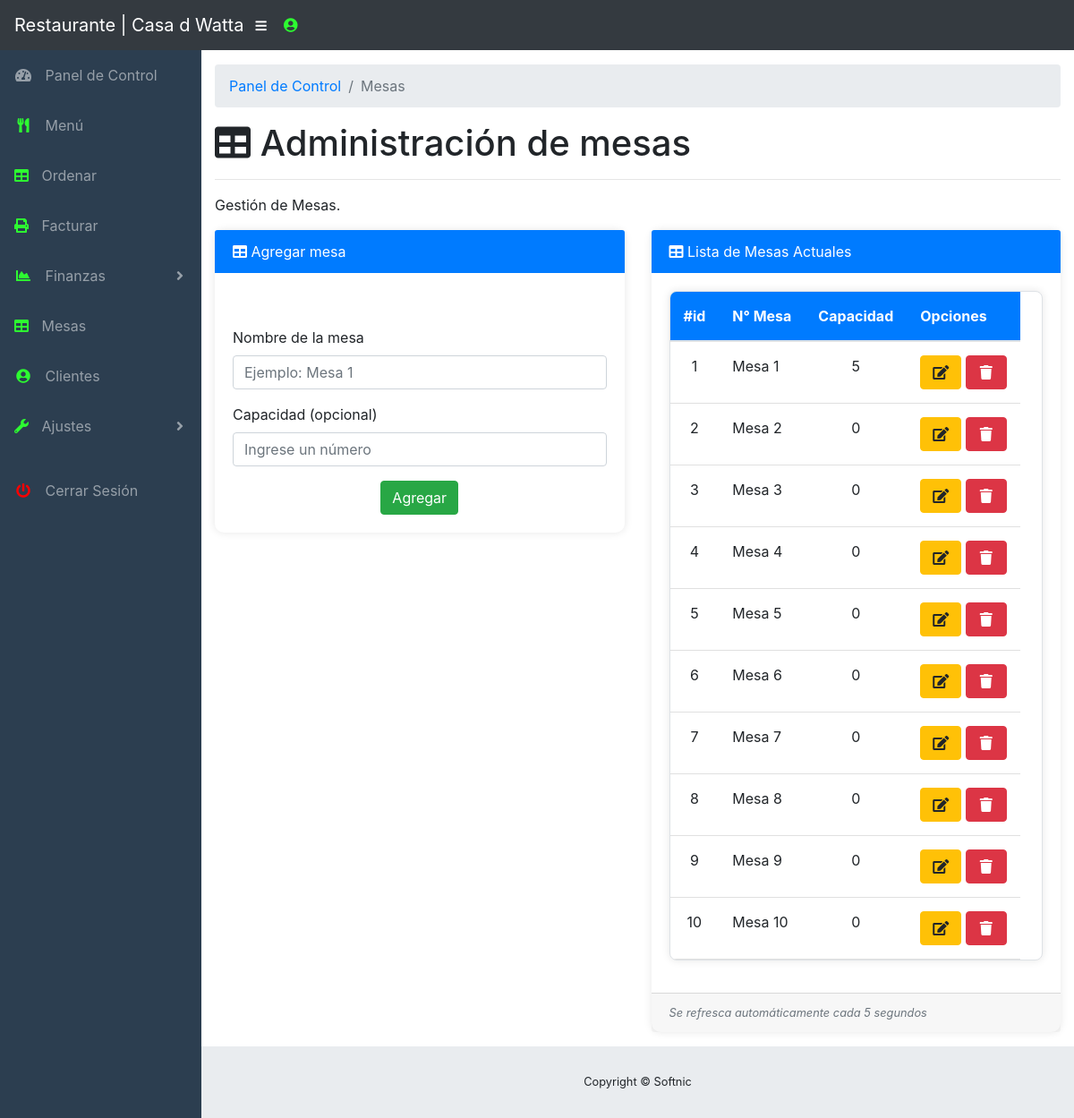
The app's page /admin/tables.php (signed in) with its own data.
### tables this page shows
CREATE TABLE IF NOT EXISTS `tbl_table` (
  `id` int(20) NOT NULL AUTO_INCREMENT,
  `nombre_table` varchar(20) NOT NULL,
  `capacidad` int(10) DEFAULT NULL,
  PRIMARY KEY (`id`)
);

### admin/tables.php (the view, shortened to what this page needs)
<!DOCTYPE html>
<html lang="en">
  <head>
    <link href="vendor/bootstrap/css/bootstrap.min.css" rel="stylesheet">
    <link href="vendor/fontawesome-free/css/all.min.css" rel="stylesheet" type="text/css">
    <link href="vendor/datatables/dataTables.bootstrap4.css" rel="stylesheet">
    <link href="css/sb-admin.css" rel="stylesheet">
        <link href="../css/stylesmac.css" rel="stylesheet">
  </head>
  <body id="page-top">
  <?php
  include_once('../include/navbar.php');?>
    <div id="wrapper">
      <?php
include_once('../include/sidebar.php');
?>
          <ol class="breadcrumb">
            <li class="breadcrumb-item">
              <a href="index.html">Panel de Control</a>
            </li>
            <li class="breadcrumb-item active">Mesas</li>
          </ol>
          <h1><i class="fas fa-table"></i> Administración de mesas</h1>
<hr>
<p>Gestión de Mesas.</p>
<div class="row">
  <div class="col-lg-6">
    <div class="card mb-3">
      <div class="card-header">
      <i class="fas fa-duotone fa-table"></i>
        Agregar mesa
      </div>
      <div class="card-body">
        <form action="addtables.php" method="POST">
          <div class="form-group">
          </div>
          <div class="form-group">
            <label for="nombre_table">Nombre de la mesa</label>
            <input type="text" name="nombre_table" id="nombre_table" class="form-control" placeholder="Ejemplo: Mesa 1" required>
          </div>
          <div class="form-group">
              <label for="capacidad">Capacidad (opcional)</label>
              <input type="number" name="capacidad" id="capacidad" class="form-control" placeholder="Ingrese un número">
            </div>
          <div class="text-center">
            <input class="btn btn-success" type="submit" name="agregar" id="agregar" value="Agregar">
          </div>
        </form>
      </div>
    </div>
  </div>
  <div class="col-lg-6">
    <div class="card mb-3">
      <div class="card-header">
      <i class="fas fa-duotone fa-table"></i>
        Lista de Mesas Actuales
      </div>
      <div class="card-body">
        <table id="tblCurrentOrder" class="table table-responsive table-bordered" width="100%" cellspacing="0">
          <thead class="table-success">
            <tr>
              <th>#id</th>
              <th>N° Mesa</th>
              <th>Capacidad</th>
              <th>Opciones</th>
            </tr>
          </thead>
          <tbody id="tblBodyCurrentOrder">
            <?php
            include("../dbconnection.php");
            $conexion = $connection;
            $consulta = "SELECT * FROM tbl_table";
            $resultado = mysqli_query($conexion, $consulta);
            while ($row = mysqli_fetch_array($resultado)) {
              echo "<tr>";
              echo "<td class='text-center'>" . $row['id'] . "</td>
              <td >" . $row['nombre_table'] . "</td>";
              echo"<td rowspan='' class='text-center'>". $row['capacidad'] . "</td>";
              echo "<td rowspan='' class='text-center'>
              <a href='editables.php?id=" . $row['id'] . "' class='btn btn-warning'>
              <i class='fas fa-fw fa-edit'></i>
              </a>
              <a href='deletetable.php?id=" . $row['id'] . "' class='btn btn-danger'><i class='fas fa-fw fa-trash'></i></a>
              </td>";
              echo "</tr>";
            }
            ?>
          </tbody>
        </table>
      </div>
      <div class="card-footer small text-muted"><i>Se refresca automáticamente cada 5 segundos</i></div>
    </div>
  </div>
</div>
        <?php  include_once('../include/footer.php');?>
      </div>
    </div>
  </body>
</html>

### admin/css/sb-admin.css (style rules this page uses)
html { position: relative; min-height: 100%; }
body { height: 100%; }
#wrapper { display: -webkit-box; display: -ms-flexbox; display: flex; }
:root { --input-padding-x: 0.75rem; --input-padding-y: 0.75rem; }

### css/stylesmac.css (style rules this page uses)
.card { border: 0; border-radius: 10px; box-shadow: 0 0 10px rgba(0, 0, 0, 0.1); }
.card-header { background-color: #007bff; color: #fff; border-bottom: 0; }
.table { background-color: #fff; border-radius: 8px; box-shadow: 0 0 10px rgba(0, 0, 0, 0.1); }
.table th, .table td { border: none; padding: 15px; }
.table th { background-color: #007bff; color: #fff; font-weight: bold; }
.table tr { border-bottom: 1px solid #e0e0e0; }

### records on screen
tbl_table: id "1", nombre_table "Mesa 1", capacidad "5"
tbl_table: id "2", nombre_table "Mesa 2", capacidad "0"
tbl_table: id "3", nombre_table "Mesa 3", capacidad "0"
tbl_table: id "4", nombre_table "Mesa 4", capacidad "0"
tbl_table: id "5", nombre_table "Mesa 5", capacidad "0"
tbl_table: id "6", nombre_table "Mesa 6", capacidad "0"
tbl_table: id "7", nombre_table "Mesa 7", capacidad "0"
tbl_table: id "8", nombre_table "Mesa 8", capacidad "0"
tbl_table: id "9", nombre_table "Mesa 9", capacidad "0"
tbl_table: id "10", nombre_table "Mesa 10", capacidad "0"
